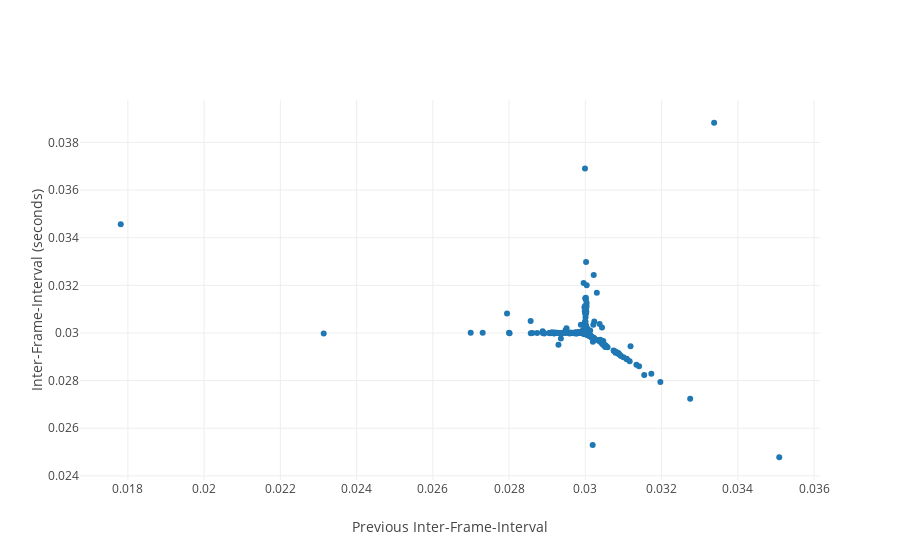

Notebook code cell kept with this figure:
### Markdown cell above
Now look at each frame interval versus the previous frame interval. In general, this is called a shot plot. The negative correlation here tells us long frame intervals (y-axis) are preceded by short frame intervals (x-axis). Conversly, short frame intervals (y-axis) are preceded by long frame intervals (x-axis). One interpretation of this is there is no correlation between the delays in successive intervals. A long interval, which is an error, is followed by a short interval whose frame is actually on time but the time since the last frame is shorter (because the previous frame was late). Put another way, this might tell us the errors in frame times are random.

### Code cell
print 'number of frame intervals = ', myFrameDiff.shape[0]

# this assumes we have an even number
interval0 = myFrameDiff[0::2]
interval1 = myFrameDiff[1::2]

fig = {
    'data': [{
        'x': interval0, 
        'y': interval1, 
        'text': '', 
        'mode': 'markers', 
        'name': ''
    }],
    'layout': {
        'xaxis': {'title': 'Previous Inter-Frame-Interval'},
        'yaxis': {'title': "Inter-Frame-Interval (seconds)"}
    }
}

iplot(fig, filename='pandas/multiple-scatter')

### Figure 1 — Plotly figure (JSON) as saved in the notebook; plotly's stock layout.template omitted (floating-point values rounded to 4 significant figures; data arrays with more than 128 entries replaced by an {"elided": "..."} marker saying what was removed)
{"data": [{"mode": "markers", "name": "", "text": "", "x": {"elided": "999 float values"}, "y": {"elided": "998 float values"}}], "layout": {"xaxis": {"title": "Previous Inter-Frame-Interval"}, "yaxis": {"title": "Inter-Frame-Interval (seconds)"}}}
